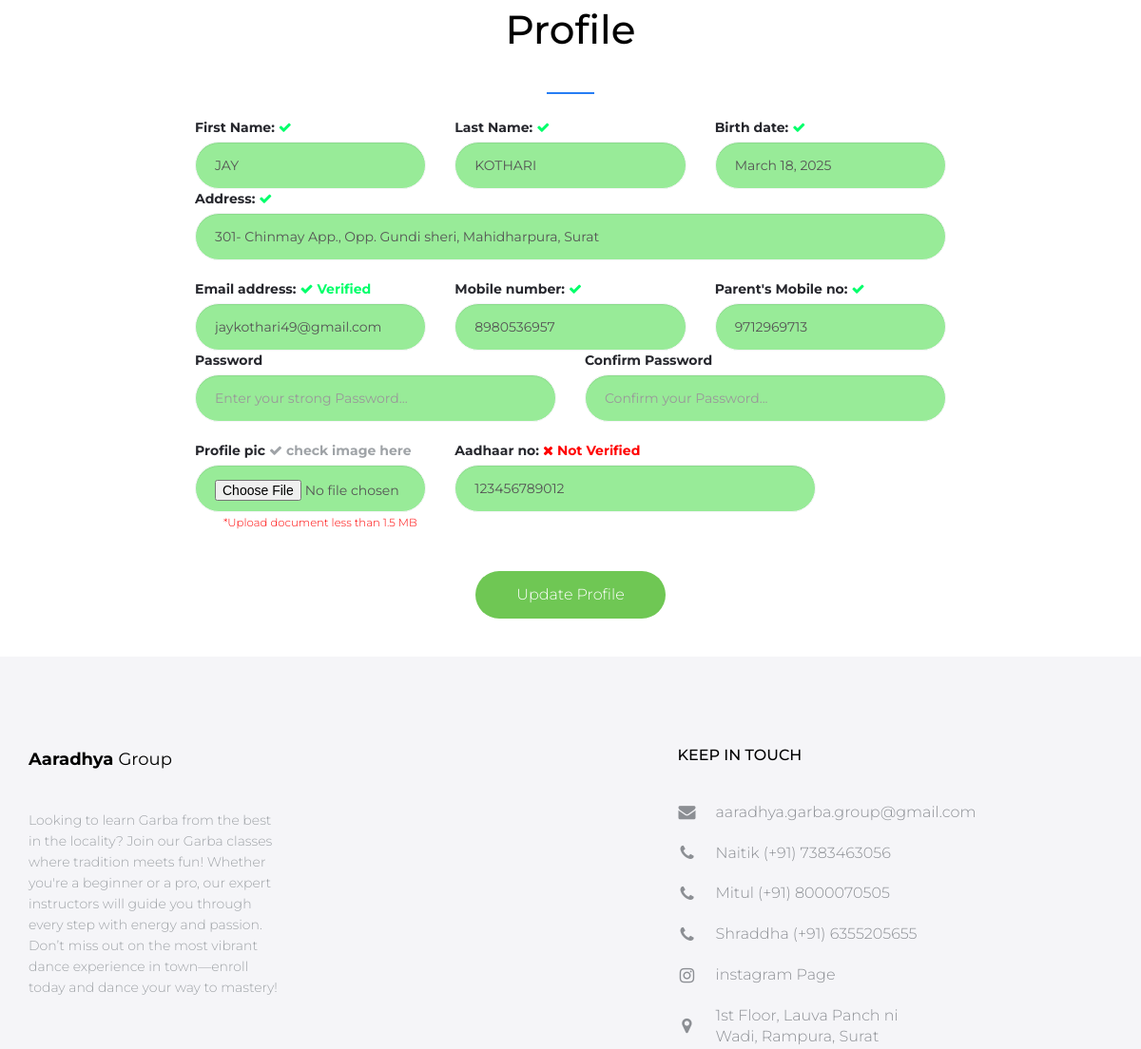
Page /profile/ (signed in, middle part) on the earlier database version.
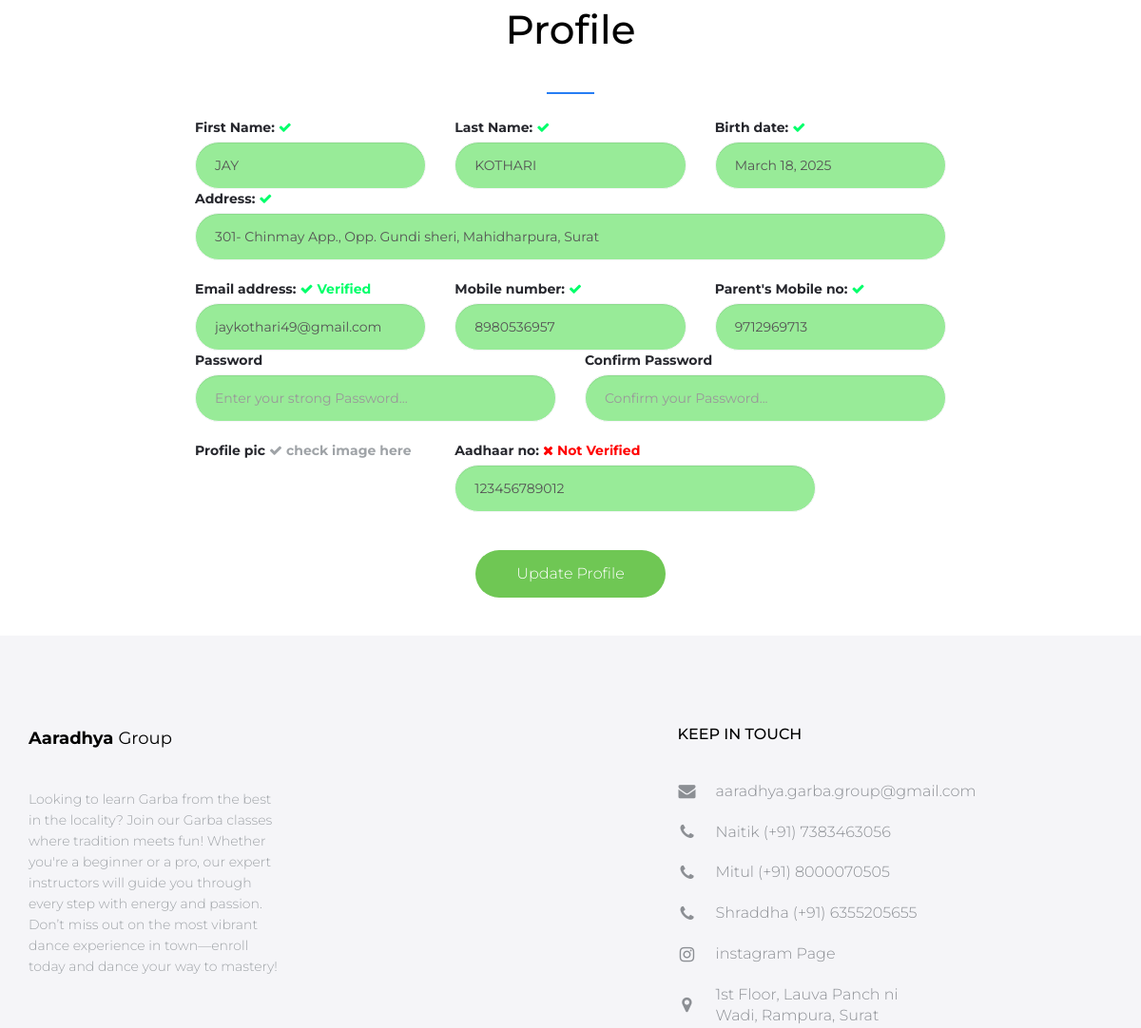
Same page on the later database version.
### student/models.py (models this page shows, shortened)
class Student(models.Model):
    doc_choice = (
        ('Owner','Owner'),
        ('Sir','Sir'),
        ('Student','Student'),
    )
    first_name = models.CharField(max_length=30)
    last_name = models.CharField(max_length=30)
    birth_date = models.DateField(blank=True, null=True)
    email = models.EmailField(unique=True)
    mobile = models.CharField(max_length=10)
    parent_mobile = models.CharField(max_length=10)
    role = models.CharField(max_length=10, choices=doc_choice, default='Student')
    address = models.TextField()
    password = models.CharField(max_length=30)
    password_reset = models.BooleanField(default=False)
    verified = models.BooleanField(default=False)
    aadhar = models.CharField(max_length=12)
    aadhar_image = models.FileField(upload_to='aadhar/', blank=True, null=True)
    aadhar_verified = models.BooleanField(default=False)
    profile_qr = models.FileField(upload_to='profile_qr/',default='default/qr.png')
    profile_image = models.FileField(upload_to='profile/', default='default/profile.jpg')
    profile_image_verified = models.BooleanField(default=False)
    fees_amount = models.IntegerField(default=0)
    fees_paid = models.IntegerField(default=0)
    fees_status = models.BooleanField(default=False)
    batch_name = models.CharField(max_length=30, blank=True, null=True)
    batch_start_date = models.DateField(blank=True, null=True)
    batch_end_date = models.DateField(blank=True, null=True)
    created_at = models.DateTimeField(auto_now_add=True)

### student/views.py (the view, shortened to what this page needs)
# urls.py: path('profile/', views.profile, name='profile'),
def profile(request):
    try:
        student = Student.objects.get(email=request.session['email'])
        return render(request, 'student/profile.html', {'student':student})
    except:
        return render(request, 'student/login.html', {'msg':'Please login first!!'})

### student/templates/student/profile.html (shortened to what this page needs)
{% extends 'student/student-header.html' %}
{% load static %}
{% block content %}
<div class="row mt-50">
    <div class="col-md-8 col-md-offset-2">
        <h2 class="text-center heading-separator" style="color: black;">Profile</h2>
        <form action="{% url 'profile' %}" method="POST" class="form" enctype="multipart/form-data">
            <div class="row">
                <div class="col-sm-4">
                    <div class="form-group">
                      <label for="name">First Name: <span style="color: rgb(0, 255, 106);"> <i class="fa fa-check"></i> </span> </label>
                      <input type="text" readonly value="{{student.first_name}}" name="fname" required style="background-color: rgb(152, 235, 152);" placeholder="Enter Your First Name..." class="form-control" id="fname">
                    </div>
                </div>
                <div class="col-sm-4">
                    <div class="form-group">
                      <label for="email">Last Name:<span style="color: rgb(0, 255, 106);"> <i class="fa fa-check"></i> </span></label>
                      <input type="text" readonly value="{{student.last_name}}" name="lname" required placeholder="Enter Your Last Name..." style="background-color: rgb(152, 235, 152);" class="form-control" id="">
                    </div>
                </div>
                <div class="col-sm-4">
                    <div class="form-group">
                      <label for="name">Birth date:<span style="color: rgb(0, 255, 106);"> <i class="fa fa-check"></i> </span></label>
                      <input type="text" readonly value="{{student.birth_date}}" name="bday" required placeholder="Enter Your Birthday..." style="background-color: rgb(152, 235, 152);" class="form-control" id="bday">
                    </div>
                </div>
                <div class="col-sm-12">
                    <div class="form-group">
                      <label for="address">Address: <span style="color: rgb(0, 255, 106);"> <i class="fa fa-check"></i> </span></label>
                      <input type="text" name="address" readonly value="{{student.address}}" placeholder="Enter your address..." required class="form-control" style="background-color: rgb(152, 235, 152);" id="email">
                    </div>
                </div>
            </div><br>
            <div class="row">
                <div class="col-sm-4">
                    <div class="form-group">
                      <label for="name">Email address: <span style="color: rgb(0, 255, 106);"> <i class="fa fa-check"></i> Verified </span></label>
                      <input type="email" name="email" readonly value="{{student.email}}" required style="background-color: rgb(152, 235, 152);" placeholder="Enter Your Email..." class="form-control" id="email">
                    </div>
                </div>
                <div class="col-sm-4">
                    <div class="form-group">
                      <label for="name">Mobile number: <span style="color: rgb(0, 255, 106);"> <i class="fa fa-check"></i> </span></label>
                      <input type="tel" name="mobile" readonly value="{{student.mobile}}" maxlength="10" minlength="10" required style="background-color: rgb(152, 235, 152);" placeholder="Enter Your Mobile numner..." class="form-control" id="mobile">
                    </div>
                </div>
                <div class="col-sm-4">
                    <div class="form-group">
                      <label for="name">Parent's Mobile no: <span style="color: rgb(0, 255, 106);"> <i class="fa fa-check"></i> </span></label>
                      <input type="tel" name="pmobile" readonly maxlength="10" value="{{student.parent_mobile}}" minlength="10" required placeholder="Enter Your Parent's number..." style="background-color: rgb(152, 235, 152);" class="form-control" id="mobile">
                    </div>
                </div>
                <div class="col-sm-6">
                    <div class="form-group">
                      <label for="password">Password</label>
                      <input type="password" name="password" minlength="8" placeholder="Enter your strong Password..." class="form-control" style="background-color: rgb(152, 235, 152);" id="password">
                    </div>
                </div>
                <div class="col-sm-6">
                    <div class="form-group">
                      <label for="password">Confirm Password</label>
                      <input type="password" name="cpassword" minlength="8" placeholder="Confirm your Password..." class="form-control" style="background-color: rgb(152, 235, 152);" id="password">
                    </div>
                </div>
            </div><br>
            <div class="row">
              <div class="col-sm-4">
                  <div class="form-group">
                    <label for="name">Profile pic
                        {% if student.profile_image %}
                         <span style="color: rgb(0, 255, 106);">
                            <a href="{{student.profile_image.url}}" target="_blank">
                                <i class="fa fa-check"></i> check image here </span>
                        {% endif %}
                    </label>
                    {% if student.profile_image_verified == False %}
                    <input type="file" name="profile_image"  style="background-color: rgb(152, 235, 152);" placeholder="Upload your pic..." class="form-control" id="profile_pic">
                    <p style="color: red; font-size: smaller; margin-left: 30px;">*Upload document less than 1.5 MB</p>
                    {% endif %}
                  </div>
              </div>
              <div class="col-sm-6 center">
                  <div class="form-group">
                    <label for="name">Aadhaar no:
                        {% if student.aadhar_verified %}
                         <span style="color: rgb(0, 255, 106);"> <i class="fa fa-check"></i> Verified </span>
                        {% else %}
                        <span style="color: red;"> <i class="fa fa-times"></i> Not Verified </span>
                        {% endif %}
                    </label>
                    <input type="tel" name="aadhar" readonly value="{{student.aadhar}}" minlength="12" required style="background-color: rgb(152, 235, 152);" placeholder="Enter Your Aadhaar numner..." class="form-control" id="mobile">
                  </div>
              </div>
          </div><br>
            <div class="text-center mt-20">
                <button class="btn btn-green" type="submit">Update Profile</button>
            </div>
        </form>
    </div>
</div>
<div class="container">
</div>
<div class="container">
</div>
{% endblock %}

### student/templates/student/student-header.html (shortened to what this page needs)
{% load static %}
<!DOCTYPE html>
<html lang="en">
<head>
    <link rel="stylesheet" href="http://cdnjs.cloudflare.com/ajax/libs/font-awesome/4.4.0/css/font-awesome.min.css">
    <link href="{% static 'student/assets/css/bootstrap.min.css' %}" rel="stylesheet">
    <link href="{% static 'student/assets/css/style.css' %}" rel="stylesheet">
    <link href="{% static 'student/assets/css/responsive.css' %}" rel="stylesheet">
</head>
<body>
    {% block content %}
    {% endblock %}
    <footer id="colophon" class="site-footer">
        <div class="container">
            <div class="row">
                <div class="col-md-3 col-sm-4 col-xs-6">
                    <a class="site-title" style="color: black;"><span>Aaradhya </span>Group</a>
                    <p>Looking to learn Garba from the best in the locality? Join our Garba classes where tradition meets fun! Whether you're a beginner or a pro, our expert instructors will guide you through every step with energy and passion. Don’t miss out on the most vibrant dance experience in town—enroll today and dance your way to mastery!                    </p>
                </div>
                <div class="col-lg-offset-4 col-md-3 col-sm-4 col-md-offset-2 col-sm-offset-0 col-xs-6 ">
                    <h3 style="color: black;">Keep in touch</h3>
                    <ul class="list-unstyled contact-links">
                        <li><i class="fa fa-envelope" aria-hidden="true"></i><a href="mailto:aaradhya.garba.group@gmail.com">aaradhya.garba.group@gmail.com</a></li>
                        <li><i class="fa fa-phone" aria-hidden="true"></i><a href="tel:+917383463056">Naitik (+91) 7383463056 </a></li>
                        <li><i class="fa fa-phone" aria-hidden="true"></i><a href="tel:+918000070505">Mitul (+91) 8000070505</a></li>
                        <li><i class="fa fa-phone" aria-hidden="true"></i><a href="tel:+916355205655">Shraddha (+91) 6355205655</a></li>
                        <li><i class="fa fa-instagram" aria-hidden="true"></i><a target="_blank" href="https://www.instagram.com/aradhya_dodhiya_classes?igsh=bnh5emQ5cG53ZDBv">instagram Page</a></li>
                        <li><i class="fa fa-map-marker" aria-hidden="true"></i><p>1st Floor, Lauva Panch ni Wadi, Rampura, Surat</p></li>
                    </ul>
                </div>
            </div>
        </div>
    </footer>
</body>
</html>

### student/static/student/assets/css/style.css (style rules this page uses)
a { transition: all 0.25s ease-in-out; -moz-transition: all 0.25s ease-in-out; -webkit-transition: all 0.25s ease-in-out; -o-transition: all 0.25s ease-in-out; -ms-transition: all 0.25s ease-in-out; cursor: pointer; color: #9fa3a7; }
p { margin-bottom: 0; font-size: 14px; font-weight: 300; color: #9fa3a7; line-height: 22px; }
h2 { font-size: 42px; }
h1,h2,h3,h4,h5 { color: #ffffff; }
.btn { line-height: 50px; min-width: 200px; font-size: 16px; font-weight: 300; border: 0; border-radius: 50px; color: #26272d; background-color: #fff; padding: 0; transition: color 0.25s ease-in-out, background-color 0.25s ease-in-out; -moz-transition: color 0.25s ease-in-out, background-color 0.25s ease-in-out; -webkit-transition: color 0.25s ease-in-out, background-color 0.25s ease-in-out; -o-transition: color 0.25s ease-in-out, background-color 0.25s ease-in-out; -ms-transition: color 0.25s ease-in-out, background-color 0.25s ease-in-out; }
.btn-green { background-color: #6fc754; color: #fff; }
.form-group { position: relative; margin: 0 auto; width: 100%; }
.form-control { border-radius: 25px; height: 50px; padding: 15px 20px; border-color: #f5f5f8; }
html, body { width: 100%; height: 100%; margin: 0; padding: 0; font-family: 'Montserrat', sans-serif; color: #26272d; }
.mt-20 { margin-top: 20px; }
.mt-50 { margin-top: 50px; }
.site-title { font-size: 18px; line-height: 26px; color: #ffffff; }
.site-title span { font-weight: 700; }
.heading-separator { position: relative; margin: 0; padding-bottom: 70px; }
.heading-separator:after { content: ""; position: absolute; bottom: 25px; left: 0; right: 0; height: 2px; width: 50px; margin: 0 auto; background-color: #267df4; }
.site-footer { background-color: #f5f5f8; padding-top: 95px; }
.site-footer .site-title { display: inline-block; margin-bottom: 40px; }
.site-footer h3 { font-size: 16px; text-transform: uppercase; margin:0 0 40px; }
.site-footer > .container { padding-bottom: 170px; }
.site-footer .list-unstyled li + li { margin-top: 20px; }
.contact-links li { position: relative; }
.contact-links li i { position: absolute; top: 50%; width: 20px; text-align: center; font-size: 18px; color: #8c8f94; transform: translateY(-50%); -moz-transform: translateY(-50%); -webkit-transform: translateY(-50%); -o-transform: translateY(-50%); -ms-transform: translateY(-50%); }
.contact-links li a, .contact-links li p { margin-left: 40px; }
.list-unstyled { margin-bottom: 0; }
.list-unstyled li a, .list-unstyled li p { font-size: 16px; color: #8c8f94; font-weight: 300; }

Differences in the rows shown:
changed Student "JAY": profile_image_verified False → True (drawn)
Other differences:
text no longer shown: "*Upload document less than 1.5 MB"
